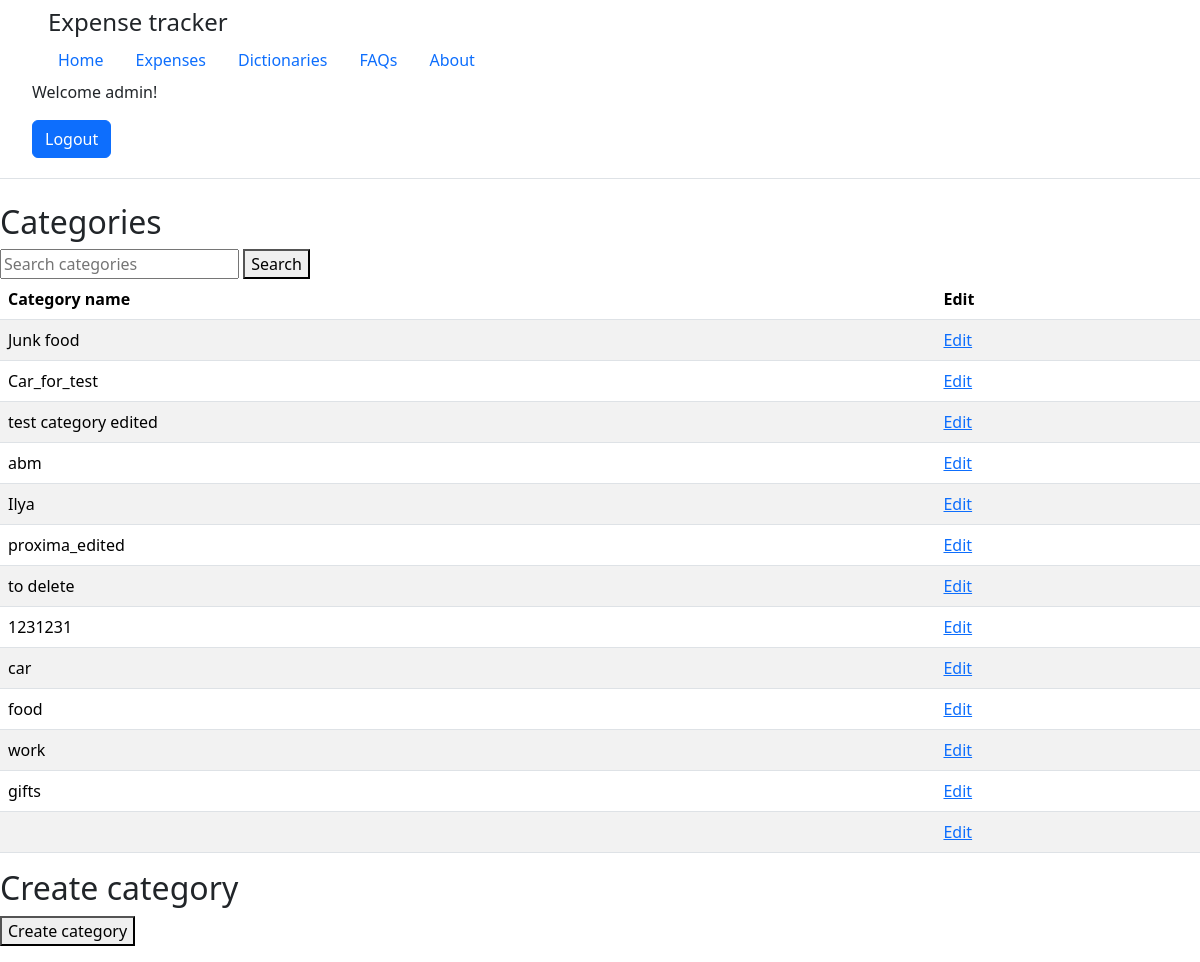
Page /category/ (signed in) on the committed database.
### tracker_app/models.py (models this page shows, shortened)
class Category(models.Model):
    name = models.CharField('category', max_length=250, unique=True)
    is_archive = models.BooleanField(default=False)
    class Meta:
        verbose_name = 'Category'
        verbose_name_plural = 'Categories'

### tracker_app/views.py (the view, shortened to what this page needs)
# urls.py: path('category/', views.CategoryView.as_view(), name='category'),
class CategoryView(View):
    @decorator
    def get(self, request, pk=None):
        if pk is None:
            text_query = request.GET.get('search', '')
            category_list = self.get_filter_input(request, text_query)
            return render(request, 'tracker_app/category.html', {'category_list': category_list, 'text_query': text_query})
        else:
            categ = get_object_or_404(Category, pk=pk)
            form = CategoryForm( instance=categ)
            return render(request, 'tracker_app/category_edit.html', {'categ': categ, 'form': form})
    def get_filter_input(self, request, text_query):
        if text_query.strip():
            return Category.objects.filter(name__icontains=text_query.strip())
        return Category.objects.all()

### tracker_app/views.py (called while the page is built)
def decorator(func):
    def wrapper(self, request, *args, **kwargs):
        if request.user.is_authenticated:
            return func(self, request,  *args, **kwargs)
        else:
            return redirect('users:login')
    return wrapper

### tracker_app/templates/tracker_app/category.html (shortened to what this page needs)
{% extends 'users/base.html' %}
{% block body %}
<h2>Categories</h2>
<form method="GET" action="{% url 'tracker:category' %}">
    <input type="text" name="search" value="{{ text_query }}" placeholder="Search categories" minlength="3">
    <button type="submit">Search</button>
</form>
<table class="table table-striped table-hover">
    <thead>
        <tr>
            <th>Category name</th>
            <th>Edit</th>
        </tr>
    </thead>
    <tbody>
        {% for category in category_list %}
        <tr>
            <td>{{ category.name }}</td>
            <td><a href="{% url 'tracker:category_edit' pk=category.pk%}">Edit</a></td>
        </tr>
        {% endfor %}
    </tbody>
</table>
<form method="post">
    <h2>Create category</h2>
    <p><button type="submit" name="action" value="create_category">Create category</button></p>
</form>
{% endblock %}

### users/templates/users/base.html (shortened to what this page needs)
{% load static %}
<!doctype html>
<html lang="en">
<head>
    <link rel="stylesheet" href="https://cdn.jsdelivr.net/npm/bootstrap@5.3.3/dist/css/bootstrap.min.css">
    <link rel="stylesheet" href="{% static 'users/css/main_style.css' %}">
</head>
<body>
    <header class="d-flex flex-wrap align-items-center justify-content-between py-1 mb-4 border-bottom">
        <a href="/" class="d-flex align-items-center mb-3 mb-md-0 me-md-0 text-dark text-decoration-none">
            <svg class="bi me-2" width="40" height="32" role="img" aria-label="Bootstrap"><use xlink:href="#bootstrap"/></svg>
            <span class="fs-4">Expense tracker</span>
        </a>
        <div class="container custom-container">
            <ul class="nav nav-pills justify-content-start">
                <li class="nav-item">
                    <a href="{% url 'tracker:home' %}" class="nav-link {% if request.path == '/' %}active{% endif %}" aria-current="page">Home</a>
                </li>
                <li class="nav-item">
                    <a href="{% url 'tracker:expense' %}" class="nav-link {% if request.path == '/expenses/' %}active{% endif %}">Expenses</a>
                </li>
                <li class="nav-item">
                    <a href="{% url 'tracker:dict' %}" class="nav-link {% if request.path == '/dict/' %}active{% endif %}">Dictionaries</a>
                </li>
                <li class="nav-item"><a href="#" class="nav-link">FAQs</a></li>
                <li class="nav-item"><a href="#" class="nav-link">About</a></li>
            </ul>
        </div>
        <ul>
            {% if user.is_authenticated %}
                <div class="user-info">
                    <p>Welcome {{ user.username }}!</p>
                    <li class="btn btn-primary"><a href="{% url 'users:logout' %}" role="button" style="text-decoration: none; color: white;">Logout</a></li>
                </div>
            {% else %}
                <div class="user-info">
                    <p>Hello unknown!</p>
                    <li class="btn btn-primary"><a href="{% url 'users:login' %}" role="button" style="text-decoration: none; color: white;">Please login</a></li>
                </div>
            {% endif %}
        </ul>
    </header>
    <main>
        {% block body %}
        {% endblock %}
    </main>
</body>
</html>

### users/static/users/css/main_style.css (style rules this page uses)
main { margin-top: 0vh; }

### rows in the picture
Category: name "Junk food"
Category: name "Car_for_test"
Category: name "test category edited"
Category: name "abm"
Category: name "Ilya"
Category: name "proxima_edited"
Category: name "to delete"
Category: name "1231231"
Category: name "car"
Category: name "food"
Category: name "work"
Category: name "gifts"

### other values in the picture
{{ user.username }} "admin"
